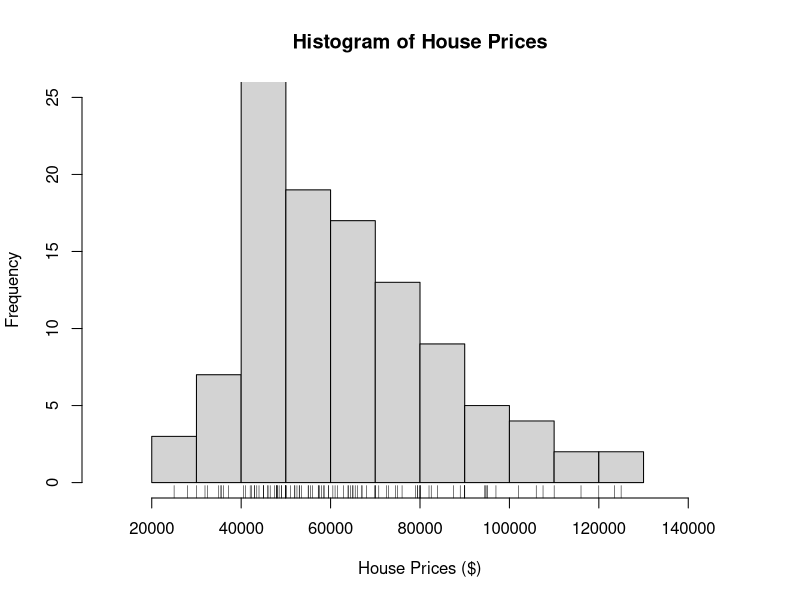
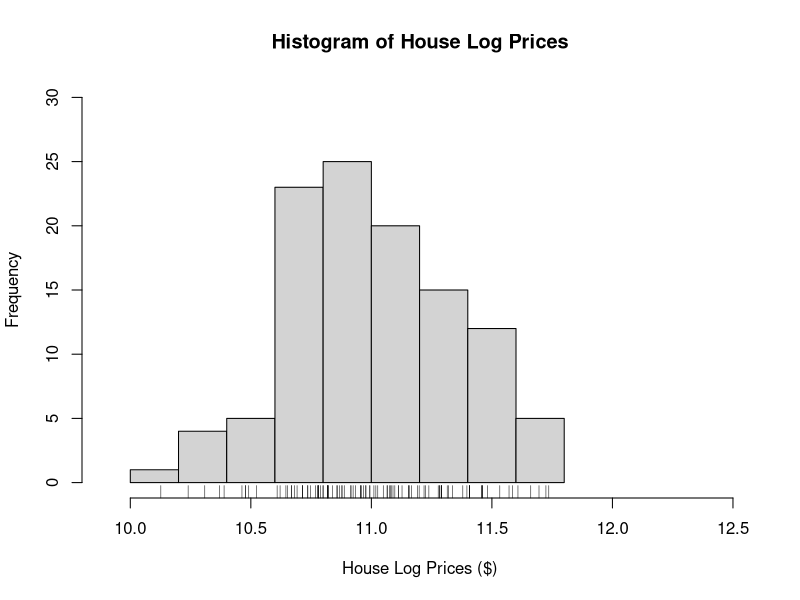
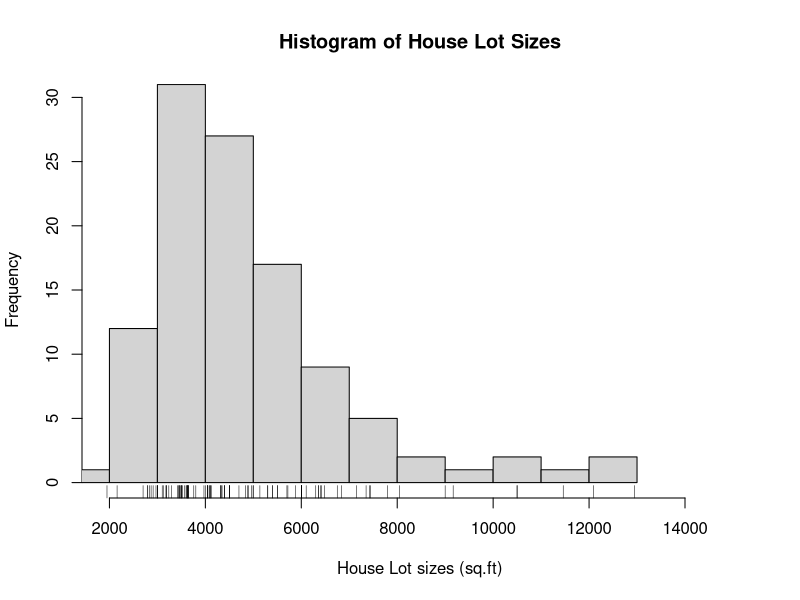
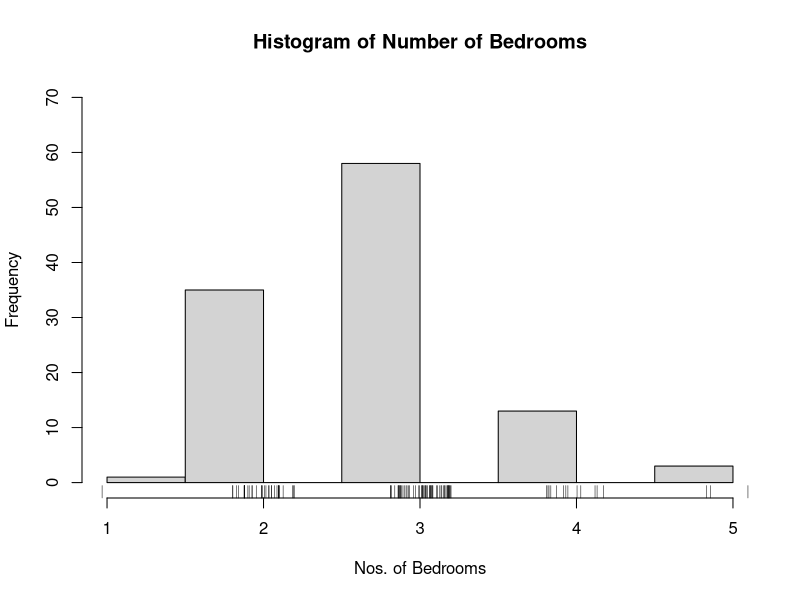
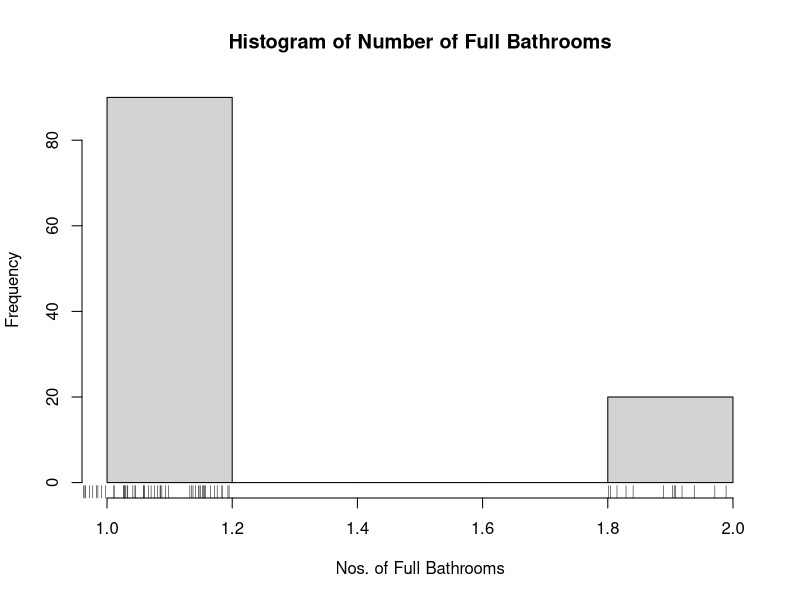
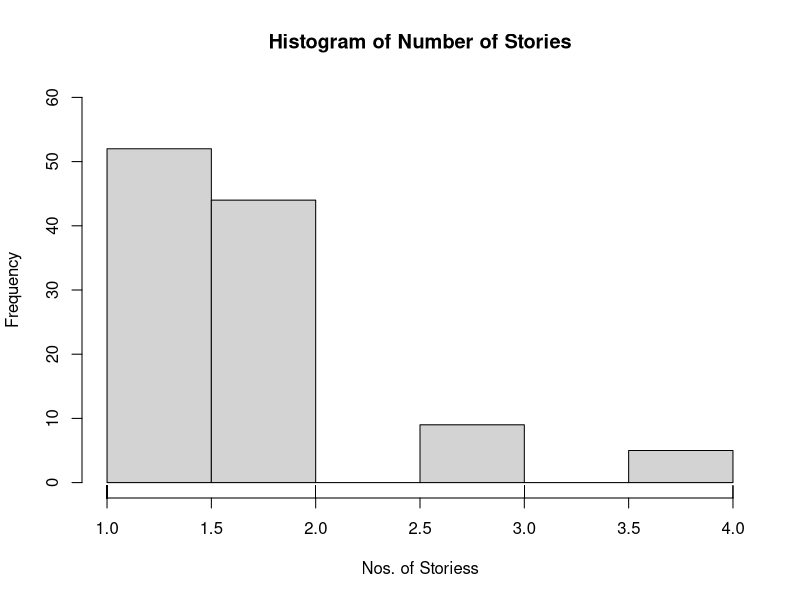
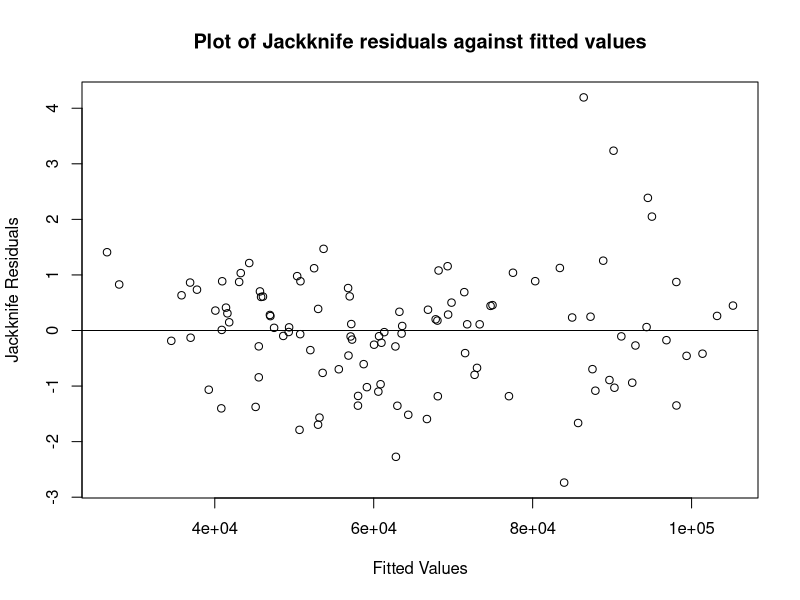

Recreate these plots in R, in order. (Note: this script raises an error after producing the figures.)
## ---- chunk 1
knitr::opts_chunk$set(echo = TRUE)
## ---- chunk 2
library(knitr) 
library(AER)
library(car)
library(mgcv)
library(lmtest)
library(sandwich)
#library(cvTools)

# load data
data(HousePrices)
## ---- chunk 3
# First replication of regression from Table II 
reg.T2 <- lm(log(price) ~ driveway + recreation + fullbase + gasheat + aircon + garage + 
             prefer +log(lotsize) + log(bedrooms) + log(bathrooms) + log(stories), 
             data=HousePrices)

table.II <- summary(reg.T2)$coefficients[, c(1,3)]

# calculate SSR 
T2.SSR <- sum(reg.T2$residual^2)

# Total sum of squares or SST
T2.SST <- sum((log(HousePrices$price) - mean(log(HousePrices$price)))^2) 

# R-squared
T2.R.sqr <- 1 - (T2.SSR/T2.SST)

# Adjusted R-squared
# According to the formula in [2] k+1=nos of variable (12 in this case)
T2.adj.R.sqr <- 1-(1-T2.R.sqr)*((nrow(HousePrices)-1)/((nrow(HousePrices)-11-1)))

table.II.extra <- rbind(T2.SSR,T2.R.sqr,T2.adj.R.sqr)
rownames(table.II.extra) <- c("SSR","R^2", "Adj R^2")

kable(table.II, digits=3)
kable(table.II.extra, digits=3)
## ---- chunk 4
reg.T3 <- lm(log(price) ~ driveway + recreation + fullbase + gasheat + aircon + garage + 
             prefer + log(lotsize) + bedrooms + bathrooms + stories, 
             data = HousePrices)
table.III <- summary(reg.T3)$coefficients[, c(1,3)]

# calculate SSR 
T3.SSR <- sum(reg.T3$residual^2)

# Total sum of squares or SST
T3.SST <- sum((log(HousePrices$price) - mean(log(HousePrices$price)))^2) 

# R-squared
T3.R.sqr <- 1 - (T3.SSR/T3.SST)

# Adjusted R-squared
# According to the formula in [2] k+1=nos of variable (12 in this case)
T3.adj.R.sqr <- 1-(1-T3.R.sqr)*((nrow(HousePrices)-1)/((nrow(HousePrices)-11-1)))

table.III.extra <- rbind(T3.SSR,T3.R.sqr,T3.adj.R.sqr)
rownames(table.III.extra) <- c("SSR","R^2", "Adj R^2")

kable(table.III, digits=3)
kable(table.III.extra, digits=3)
## ---- chunk 5
row.nos <- rep(1:5, length.out = nrow(HousePrices))
row.nos <- sample(row.nos)

# Create eval and training and test cases
HPeval <- HousePrices[row.nos == 1, ]            #20% of Data for Evaluation

HPtrain <- HousePrices[row.nos != 1 & row.nos != 5,]  #60% of Data for Training

HPtest <- HousePrices[row.nos == 5, ]            #20% of Data for Testing

######################################################################################

HPtrain.for.Model <- HousePrices[row.nos != 5,]  #80% of Data for Model Training. 
                                #This basically a combination on the first 20% and 60%

## ---- chunk 6

hist(HPeval$price, breaks='FD',
     xlim   = c(10000,150000),  
     ylim   = c(0,25),
     main   = "Histogram of House Prices", 
     xlab = "House Prices ($)")
rug(jitter(HPeval$price))
## ---- chunk 7

hist(log(HPeval$price), breaks='FD',
     xlim   = c(log(20000),12.5),  
     ylim   = c(0,30),
     main   = "Histogram of House Log Prices", 
     xlab = "House Log Prices ($)")
rug(jitter(log(HPeval$price)))
## ---- chunk 8

hist(HPeval$lotsize, breaks='FD',
     xlim   = c(min(HPeval$lotsize), 15000),  
     ylim   = c(0,30),  
     main   = "Histogram of House Lot Sizes", 
     xlab = "House Lot sizes (sq.ft)")
rug(jitter(HPeval$lotsize))
## ---- chunk 9

hist(HPeval$bedrooms,breaks='FD',
     #xlim   = c(min(HPeval$), 15000),  
     ylim   = c(0,70),  
     main   = "Histogram of Number of Bedrooms", 
     xlab = "Nos. of Bedrooms")
rug(jitter(HPeval$bedrooms))

hist(HPeval$bathrooms,breaks='FD',
     #xlim   = c(min(HPeval$), 15000),  
     #ylim   = c(0,30),  
     main   = "Histogram of Number of Full Bathrooms", 
     xlab = "Nos. of Full Bathrooms")
rug(jitter(HPeval$bathrooms))

hist(HPeval$stories,breaks='FD',
     #xlim   = c(min(HPeval$), 15000),  
     ylim   = c(0,60),  
     main   = "Histogram of Number of Stories", 
     xlab = "Nos. of Storiess")
rug(HPeval$stories)

## ---- chunk 10
# tables
HP.table <- rbind(table(HPeval$driveway),table(HPeval$recreation),
                     table(HPeval$fullbase),table(HPeval$gasheat),
                     table(HPeval$aircon),table(HPeval$prefer))

rownames(HP.table) <- c("DRV", "REC", "FFIN", "GHW", "CA", "REG")
colnames(HP.table) <- c("No", "Yes")

kable(HP.table)
## ---- chunk 11
reg.T3 <- lm(price ~ driveway + recreation + fullbase + gasheat + aircon + garage + 
             prefer + log(lotsize) + bedrooms + bathrooms + stories, 
             data = HPeval)

plot(jitter(fitted(reg.T3)),  
     jitter(rstudent(reg.T3)),
     xlab = "Fitted Values",
     ylab = "Jackknife Residuals",
     main = "Plot of Jackknife residuals against fitted values")
abline(h = 0)
## ---- chunk 12
# BoxCox plot
reg.T3.BC <- lm(price ~ driveway + recreation + fullbase + gasheat + aircon + garage + 
             prefer + log(lotsize) + bedrooms + bathrooms + stories, 
             data = HPeval)
Lamda <- boxCox(reg.T3.BC,
       family = "yjPower",
       main = "Box-Cox transformation of house prices")  # Use the Yeo-Johnson power family

BCLam <- Lamda$x[Lamda$y == max(Lamda$y)]
print(BCLam)
## ---- chunk 13
#(I(price^BCLam)-1)/BCLam
#I(price^BCLam)
reg.T3 <- lm(log(price) ~ driveway + recreation + fullbase + gasheat + aircon + garage + 
             prefer + log(lotsize) + bedrooms + bathrooms + stories, 
             data = HPeval)

plot(jitter(fitted(reg.T3)),  
     jitter(rstudent(reg.T3)),
     xlab = "Fitted Values",
     ylab = "Jackknife Residuals",
     main = "Jackknife residuals for Log Transformed Model")
abline(h = 0)
## ---- chunk 14
reg.T3.CR <- lm(log(price) ~ driveway + recreation + fullbase + gasheat + aircon + garage + 
             prefer + lotsize + bedrooms + bathrooms + stories, 
             data = HPeval)
crPlots(reg.T3.CR, terms="lotsize", pch = 19, col = rgb(0,0,0, .5),
        main = "Component-residual plot for lotsize",
        xlab = "Lot size (sq. ft.)",
        ylab = "Component-residual for log(price)")
## ---- chunk 15
# BoxTidwell
BT <- boxTidwell(log(price) ~ lotsize, 
           other.x = ~ driveway + recreation + fullbase + gasheat + aircon + 
           garage + prefer + bedrooms + bathrooms + stories, data =HPeval)
print(BT)
Lamda <- BT$result[3]
## ---- chunk 16
qqnorm(log(HPeval$lotsize))
## ---- chunk 17
# generalized additive model 
gam.lotsize <- gam(log(price) ~ driveway + recreation + fullbase + 
                     gasheat + aircon + garage + prefer +
                     s(lotsize) + bedrooms + bathrooms + stories,data=HPeval)

# partial residual plot
plot(gam.lotsize, residuals = TRUE, shade = TRUE)
## ---- chunk 18

crossvalidate <- function(n){
nfolds <- n
case.folds <- rep(1:nfolds, length.out = nrow(HPtrain))

Model1 <- c()
Model2 <- c()
Model3 <- c()

for (fold in 1:nfolds) {

  # Create training and test cases
  train <- HPtrain[case.folds != fold, ]
  test <- HPtrain[case.folds == fold, ]
  
  #train Model
  train1 <- lm(log(price) ~ driveway + recreation + fullbase + gasheat + aircon + garage + 
             prefer +log(lotsize) + log(bedrooms) + log(bathrooms) + log(stories), 
             data=train)
  train2 <- lm(log(price) ~ driveway + recreation + fullbase + gasheat + aircon + garage + 
             prefer + log(lotsize) + bedrooms + bathrooms + stories, 
             data = train)
  train3 <- gam(log(price) ~ driveway + recreation + fullbase + gasheat+ aircon 
                + garage + prefer +
               s(lotsize) + bedrooms + bathrooms + stories,data=train)

  
  # Generate test MSEs
  test1 <- (log(test$price) - predict(train1, test))^2
  rMSEtest1 <- sqrt(sum(test1) / length(test1))
  
  test2 <- (log(test$price) - predict(train2, test))^2
  rMSEtest2 <- sqrt(sum(test2) / length(test2))
  
  test3 <- (log(test$price) - predict(train3, test))^2
  rMSEtest3 <- sqrt(sum(test3) / length(test3))
  
  # Append the rMSE from this iteration to vectors
  Model1 <- c(Model1, rMSEtest1)  
  Model2 <- c(Model1, rMSEtest2) 
  Model3 <- c(Model1, rMSEtest3) 
}

# Average the MSEs
Model1.avg <- mean(Model1)
Model2.avg <- mean(Model2)
Model3.avg <- mean(Model3)

return(c(Model1.avg, Model2.avg, Model3.avg))
}


MSE.result.5fold <- crossvalidate(5)
print("      Model 1        |       Model 2    |      Model 3")
print(paste0(MSE.result.5fold[1]," | ",MSE.result.5fold[2]," | ",MSE.result.5fold[3]))

## ---- chunk 19

# Set the sequence of folds to try
k <- c(seq(from = 2, to = 20, by = 2),30)

# Allocate empty vectors to store results
Model1.result <- c()
Model2.result <- c()
Model3.result <- c()

for(folds in k){
  MSE.result.nfolds <- crossvalidate(folds)
  Model1.result <- c(Model1.result, MSE.result.nfolds[1])
  Model2.result <- c(Model2.result, MSE.result.nfolds[2])
  Model3.result <- c(Model3.result, MSE.result.nfolds[3])
}
## ---- chunk 20

plot(k, Model1.result, col = "blue", type = "b",
     ylim = c(min(Model1.result, Model2.result, Model3.result),
               max(Model1.result, Model2.result, Model3.result)),
     ylab = "rMSE",
     #xlim = c(0,21),
     xlab = "Folds (k)",
     main = "Variation in cross-validated rMSE of the 3 Models")

points(k, Model2.result, col = "red")
lines(k, Model2.result, col = "red")

points(k, Model3.result, col = "green")
lines(k, Model3.result, col = "green")

# Add legend to plot
legend(40, .58,  # legend location in x-y coordinates
       c("Model1", "Model2", "Model3"),  # legend labels in order
       col  =  c("blue", "red", "green"),  # colors for legend labels in order
       pch = 19)

## ---- chunk 21

#rMSE for Model 1
Model1.train <- lm(log(price) ~ driveway + recreation + fullbase + gasheat + aircon + garage + 
             prefer +log(lotsize) + log(bedrooms) + log(bathrooms) + log(stories), 
             data=HPtrain.for.Model)
Model1.test <- (log(HPtest$price) - predict(Model1.train,HPtest))^2
Model1.rMSEtest <- sqrt(sum(Model1.test) / length(Model1.test))



#rMSE for Model 2
Model2.train <- lm(log(price) ~ driveway + recreation + fullbase + gasheat + aircon + garage + 
             prefer + log(lotsize) + bedrooms + bathrooms + stories, 
             data = HPtrain.for.Model)
Model2.test <- (log(HPtest$price) - predict(Model2.train,HPtest))^2
Model2.rMSEtest <- sqrt(sum(Model2.test) / length(Model2.test))



#rMSE for Model 3
Model3.train <- gam(log(price) ~ driveway + recreation + fullbase + gasheat + aircon + 
                garage + prefer +
               s(lotsize) + bedrooms + bathrooms + stories,data=HPtrain.for.Model)
Model3.test <- (log(HPtest$price) - predict(Model3.train,HPtest))^2
Model3.rMSEtest <- sqrt(sum(Model3.test) / length(Model3.test))


print(paste0("Model 1 rMSE: ",Model1.rMSEtest))
print(paste0("Model 2 rMSE: ",Model2.rMSEtest))
print(paste0("Model 3 rMSE: ",Model3.rMSEtest))

## ---- chunk 22
reg.T3 <- lm(log(price) ~ driveway + recreation + fullbase + gasheat + aircon + garage + 
             prefer + log(lotsize) + bedrooms + bathrooms + stories, 
             data = rbind(HPtrain,HPtest))

cla <- coeftest(reg.T3)
cla.error <- cla[,2]

robust <- coeftest(reg.T3, vcov = vcovHC(reg.T3, type = "HC0"),
         df = df.residual(reg.T3))
robust.error <- robust[,2]

error.ratio <- robust.error/cla.error

se.table <- cbind(robust.error, cla.error,error.ratio)
kable(se.table)
## ---- chunk 23

#PLot nothing only the axis 
plot(-100, -100, 
     ylim = c(min(log(HousePrices$price)), max(log(HousePrices$price))),
     xlim = c(0, max(HousePrices$lotsize)),
     type="n",
     ylab = "House Prices ($)",
     xlab = "Lotsize sq.ft",
     main = "Scatterplot of Lotsize and House Prize")

#Plot Points with Jitter 
points(jitter(log(price)) ~ lotsize,
       data = HousePrices,
       pch  = 21,  # pch chooses the point character
       cex = 1.5,
       bg = "grey",
       col  = rgb(0, 0, 0, .2))
abline(lm(log(price) ~ lotsize, data = HousePrices),col="red",lwd=3)
## ---- chunk 24

#PLot nothing only the axis 
plot(-100, -100, 
     ylim = c(min(log(HousePrices$price)), max(log(HousePrices$price))),
     xlim = c(0, max(HousePrices$bedrooms)),
     type="n",
     ylab = "House Prices ($)",
     xlab = "Nos of Bedrooms",
     main = "Scatterplot of Lotsize and House Prize")

#Plot Points with Jitter 
points(jitter(log(price)) ~ bedrooms,
       data = HousePrices,
       pch  = 21,  # pch chooses the point character
       cex = 1.5,
       bg = "grey",
       col  = rgb(0, 0, 0, .2))
abline(lm(log(price) ~ bedrooms, data = HousePrices),col="red",lwd=3)
